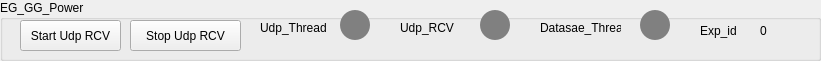
    <widget class="QGroupBox" name="groupBox_13">
     <property name="geometry">
      <rect>
       <x>10</x>
       <y>430</y>
       <width>821</width>
       <height>61</height>
      </rect>
     </property>
     <property name="title">
      <string>EG_GG_Power</string>
     </property>
     <widget class="QPushButton" name="pushButton_60">
      <property name="geometry">
       <rect>
        <x>20</x>
        <y>20</y>
        <width>101</width>
        <height>31</height>
       </rect>
      </property>
      <property name="text">
       <string>Start Udp RCV</string>
      </property>
     </widget>
     <widget class="QPushButton" name="pushButton_61">
      <property name="geometry">
       <rect>
        <x>130</x>
        <y>20</y>
        <width>111</width>
        <height>31</height>
       </rect>
      </property>
      <property name="text">
       <string>Stop Udp RCV</string>
      </property>
     </widget>
     <widget class="QPushButton" name="pushButton_62">
      <property name="geometry">
       <rect>
        <x>640</x>
        <y>10</y>
        <width>30</width>
        <height>30</height>
       </rect>
      </property>
      <property name="styleSheet">
       <string notr="true">border-radius:15px;
background-color:grey
;
</string>
      </property>
      <property name="text">
       <string/>
      </property>
     </widget>
     <widget class="QLabel" name="label_116">
      <property name="geometry">
       <rect>
        <x>400</x>
        <y>20</y>
        <width>91</width>
        <height>16</height>
       </rect>
      </property>
      <property name="text">
       <string>Udp_RCV</string>
      </property>
     </widget>
     <widget class="QLabel" name="label_47">
      <property name="geometry">
       <rect>
        <x>700</x>
        <y>20</y>
        <width>41</width>
        <height>21</height>
       </rect>
      </property>
      <property name="text">
       <string>Exp_id</string>
      </property>
     </widget>
     <widget class="QPushButton" name="pushButton_135">
      <property name="geometry">
       <rect>
        <x>480</x>
        <y>10</y>
        <width>30</width>
        <height>30</height>
       </rect>
      </property>
      <property name="styleSheet">
       <string notr="true">border-radius:15px;
background-color:grey;
</string>
      </property>
      <property name="text">
       <string/>
      </property>
     </widget>
     <widget class="QLabel" name="label_48">
      <property name="geometry">
       <rect>
        <x>760</x>
        <y>20</y>
        <width>21</width>
        <height>21</height>
       </rect>
      </property>
      <property name="text">
       <string>0</string>
      </property>
     </widget>
     <widget class="QPushButton" name="pushButton_63">
      <property name="geometry">
       <rect>
        <x>340</x>
        <y>10</y>
        <width>30</width>
        <height>30</height>
       </rect>
      </property>
      <property name="styleSheet">
       <string notr="true">border-radius:15px;
background-color:grey;
</string>
      </property>
      <property name="text">
       <string/>
      </property>
     </widget>
     <widget class="QLabel" name="label_49">
      <property name="geometry">
       <rect>
        <x>260</x>
        <y>20</y>
        <width>91</width>
        <height>16</height>
       </rect>
      </property>
      <property name="text">
       <string>Udp_Thread</string>
      </property>
     </widget>
     <widget class="QLabel" name="label_50">
      <property name="geometry">
       <rect>
        <x>540</x>
        <y>20</y>
        <width>81</width>
        <height>16</height>
       </rect>
      </property>
      <property name="text">
       <string>Datasae_Thread</string>
      </property>
     </widget>
    </widget>
